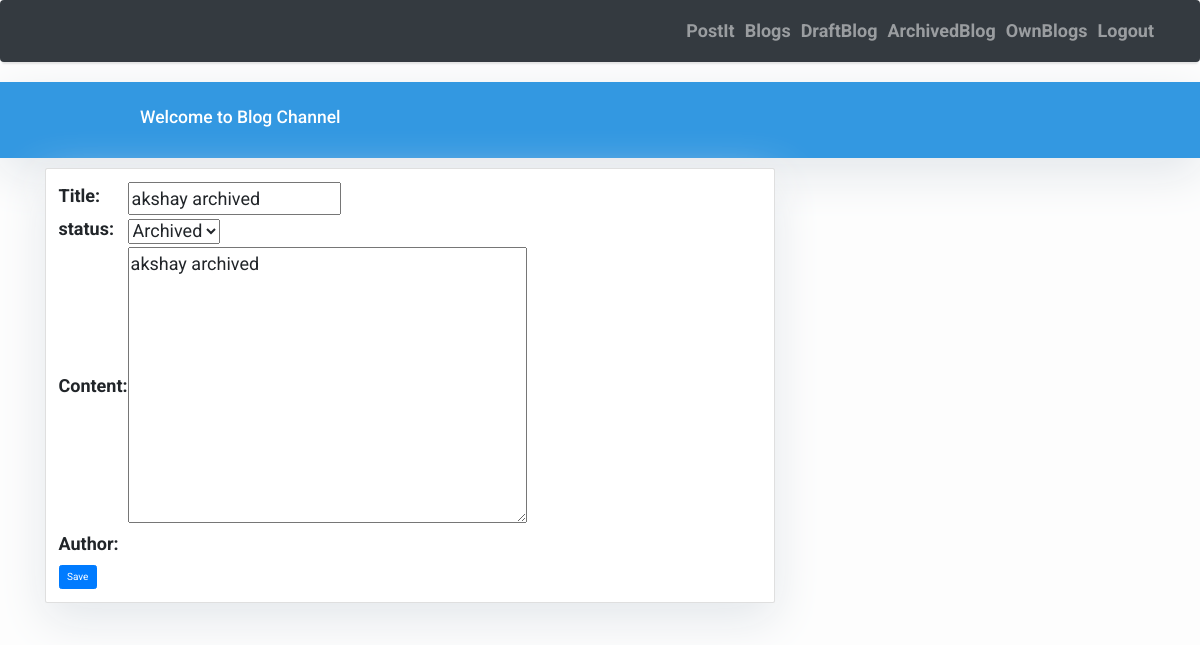
/blog/edit/13/, run on the app's committed database.
### blogs/models.py (models this page shows, shortened)
class Post(models.Model):
    title = models.CharField(max_length=200, unique=True)
    author = models.ForeignKey(User, on_delete= models.CASCADE,related_name='blog_posts', null=True)
    updated_on = models.DateTimeField(auto_now= True)
    content = models.TextField()
    created_on = models.DateTimeField(auto_now_add=True)
    status = models.IntegerField(choices=STATUS, default=1)
    class Meta:
        ordering = ['-created_on']

### blogs/views.py (the view, shortened to what this page needs)
# urls.py: path('edit/<int:id>/', views.EditPost.as_view(), name='post_update'),
class EditPost(View):
    def get(self, request, id):
        obj = Post.objects.get(id=id)
        fm = PostForm(instance=obj)
        return render(request, "update_post_form.html", {'post_list': fm})

### blogs/forms.py
class PostForm(forms.ModelForm):
    class Meta:
        model = Post
        fields = ['title', 'content', 'status']

### blogs/templates/update_post_form.html (shortened to what this page needs)
{% extends "home.html" %}
{% block content %}
<div class="container">
    <div class="row">
        <div class="col-md-8 mt-3 left">
            <div class="card mb-4">
                <div class="card-body">
                <form action="" method="post">
                    <table>
                    <tr>
                        <td>
                   <label for="title">Title:</label>
                   </td>
                   <td>{{ post_list.title }}</td>
                    </tr>
                    <tr>
                        <td>
                   <label for="status">status:</label>
                   </td>
                   <td>{{ post_list.status }}</td>
                </tr>
                    <tr>
                   <td><label for="content">Content:</label>
                    <td>{{ post_list.content }}</td>
                </tr>
                <tr>
                    <td><label for="author">Author:</label>
                     <td>{{ post_list.author }}</td>
                 </tr>
                <tr>
                    <td>
                   <button type="submit" class="btn btn-primary ">Save</button>
                    </td>
                </tr>
                </form>
                </div>
            </div>
        </div>
    </div>
</div>
{%endblock%}

### blogs/templates/home.html (style rules this page uses)
body { font-family: "Roboto", sans-serif; font-size: 17px; background-color: #fdfdfd; }

### blogs/templates/update_post_form.html (style rules this page uses)
body { font-family: "Roboto", sans-serif; font-size: 18px; background-color: #fdfdfd; }
.card { box-shadow: 0 16px 48px #E3E7EB; }

### data on the page
Post: title "akshay archived", status "Archived", content "akshay archived"
